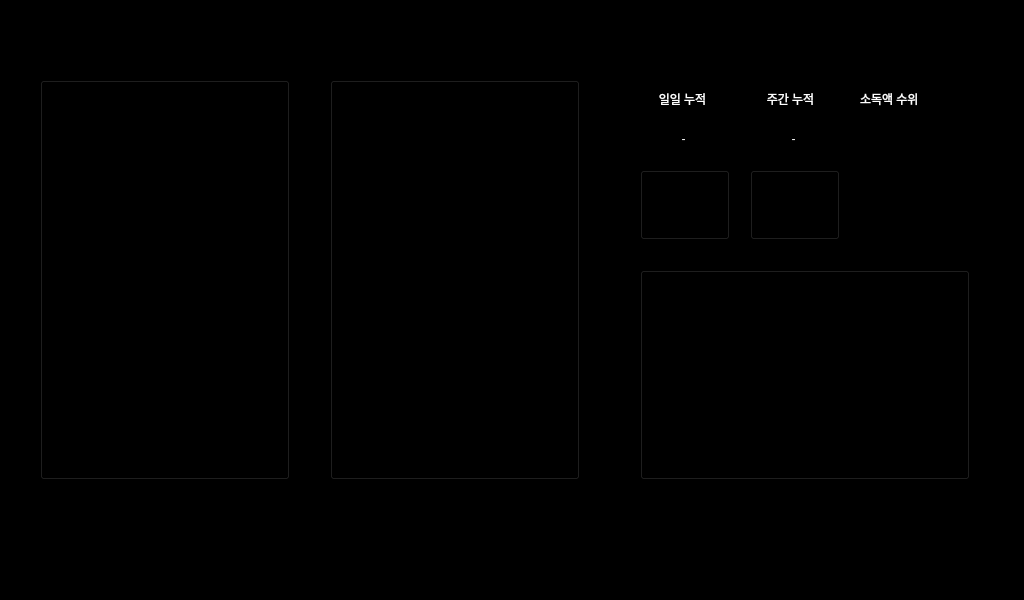
<?xml version="1.0" encoding="UTF-8"?>
<ui version="4.0">
 <class>MainWindow</class>
 <widget class="QMainWindow" name="MainWindow">
  <property name="geometry">
   <rect>
    <x>0</x>
    <y>0</y>
    <width>1024</width>
    <height>600</height>
   </rect>
  </property>
  <property name="cursor">
   <cursorShape>ArrowCursor</cursorShape>
  </property>
  <property name="windowTitle">
   <string>MainWindow</string>
  </property>
  <property name="styleSheet">
   <string notr="true">background-color: rgb(0, 0, 0);</string>
  </property>
  <widget class="QWidget" name="centralwidget">
   <widget class="QPushButton" name="q_btn_manager">
    <property name="geometry">
     <rect>
      <x>330</x>
      <y>80</y>
      <width>250</width>
      <height>400</height>
     </rect>
    </property>
    <property name="cursor">
     <cursorShape>ArrowCursor</cursorShape>
    </property>
    <property name="styleSheet">
     <string notr="true">border-image: url(:/img_btn/img_manager.jpg);</string>
    </property>
    <property name="text">
     <string/>
    </property>
   </widget>
   <widget class="QPushButton" name="q_btn_start">
    <property name="geometry">
     <rect>
      <x>40</x>
      <y>80</y>
      <width>250</width>
      <height>400</height>
     </rect>
    </property>
    <property name="cursor">
     <cursorShape>ArrowCursor</cursorShape>
    </property>
    <property name="styleSheet">
     <string notr="true">border-image: url(:/img_btn/img_start.jpg);</string>
    </property>
    <property name="text">
     <string/>
    </property>
   </widget>
   <widget class="QPushButton" name="q_btn_stop">
    <property name="geometry">
     <rect>
      <x>640</x>
      <y>270</y>
      <width>330</width>
      <height>210</height>
     </rect>
    </property>
    <property name="cursor">
     <cursorShape>ArrowCursor</cursorShape>
    </property>
    <property name="styleSheet">
     <string notr="true">border-image: url(:/img_btn/img_stop.jpg);</string>
    </property>
    <property name="text">
     <string/>
    </property>
   </widget>
   <widget class="QLabel" name="label_2">
    <property name="geometry">
     <rect>
      <x>860</x>
      <y>90</y>
      <width>100</width>
      <height>17</height>
     </rect>
    </property>
    <property name="cursor">
     <cursorShape>ArrowCursor</cursorShape>
    </property>
    <property name="styleSheet">
     <string notr="true">font: 13pt &quot;Arial&quot;;
color: white;</string>
    </property>
    <property name="text">
     <string>소독액 수위</string>
    </property>
   </widget>
   <widget class="QLabel" name="label">
    <property name="geometry">
     <rect>
      <x>640</x>
      <y>90</y>
      <width>85</width>
      <height>17</height>
     </rect>
    </property>
    <property name="cursor">
     <cursorShape>ArrowCursor</cursorShape>
    </property>
    <property name="styleSheet">
     <string notr="true">font: 13pt &quot;Arial&quot;;
color: white;</string>
    </property>
    <property name="text">
     <string>일일 누적</string>
    </property>
    <property name="alignment">
     <set>Qt::AlignCenter</set>
    </property>
   </widget>
   <widget class="QLabel" name="q_lb_accumulate">
    <property name="geometry">
     <rect>
      <x>760</x>
      <y>130</y>
      <width>67</width>
      <height>17</height>
     </rect>
    </property>
    <property name="cursor">
     <cursorShape>ArrowCursor</cursorShape>
    </property>
    <property name="styleSheet">
     <string notr="true">font: 13pt &quot;Arial&quot;;
color: white;</string>
    </property>
    <property name="text">
     <string>-</string>
    </property>
    <property name="alignment">
     <set>Qt::AlignCenter</set>
    </property>
   </widget>
   <widget class="QLabel" name="q_lb_daily">
    <property name="geometry">
     <rect>
      <x>650</x>
      <y>130</y>
      <width>67</width>
      <height>17</height>
     </rect>
    </property>
    <property name="cursor">
     <cursorShape>ArrowCursor</cursorShape>
    </property>
    <property name="styleSheet">
     <string notr="true">font: 13pt &quot;Arial&quot;;
color: white;</string>
    </property>
    <property name="text">
     <string>-</string>
    </property>
    <property name="alignment">
     <set>Qt::AlignCenter</set>
    </property>
   </widget>
   <widget class="QPushButton" name="q_btn_resetA">
    <property name="geometry">
     <rect>
      <x>750</x>
      <y>170</y>
      <width>90</width>
      <height>70</height>
     </rect>
    </property>
    <property name="cursor">
     <cursorShape>ArrowCursor</cursorShape>
    </property>
    <property name="styleSheet">
     <string notr="true">border-image: url(:/img_btn/img_reset.jpg);</string>
    </property>
    <property name="text">
     <string/>
    </property>
   </widget>
   <widget class="QLabel" name="q_lb_level">
    <property name="geometry">
     <rect>
      <x>870</x>
      <y>130</y>
      <width>80</width>
      <height>110</height>
     </rect>
    </property>
    <property name="cursor">
     <cursorShape>ArrowCursor</cursorShape>
    </property>
    <property name="text">
     <string/>
    </property>
   </widget>
   <widget class="QLabel" name="label_1">
    <property name="geometry">
     <rect>
      <x>740</x>
      <y>90</y>
      <width>101</width>
      <height>17</height>
     </rect>
    </property>
    <property name="cursor">
     <cursorShape>ArrowCursor</cursorShape>
    </property>
    <property name="styleSheet">
     <string notr="true">font: 13pt &quot;Arial&quot;;
color: white;</string>
    </property>
    <property name="text">
     <string>주간 누적</string>
    </property>
    <property name="alignment">
     <set>Qt::AlignCenter</set>
    </property>
   </widget>
   <widget class="QPushButton" name="q_btn_resetD">
    <property name="geometry">
     <rect>
      <x>640</x>
      <y>170</y>
      <width>90</width>
      <height>70</height>
     </rect>
    </property>
    <property name="cursor">
     <cursorShape>ArrowCursor</cursorShape>
    </property>
    <property name="styleSheet">
     <string notr="true">border-image: url(:/img_btn/img_reset.jpg);
</string>
    </property>
    <property name="text">
     <string/>
    </property>
   </widget>
  </widget>
  <widget class="QMenuBar" name="menubar">
   <property name="geometry">
    <rect>
     <x>0</x>
     <y>0</y>
     <width>1024</width>
     <height>21</height>
    </rect>
   </property>
  </widget>
  <widget class="QStatusBar" name="statusbar"/>
 </widget>
 <resources>
  <include location="resource.qrc"/>
 </resources>
 <connections/>
</ui>
